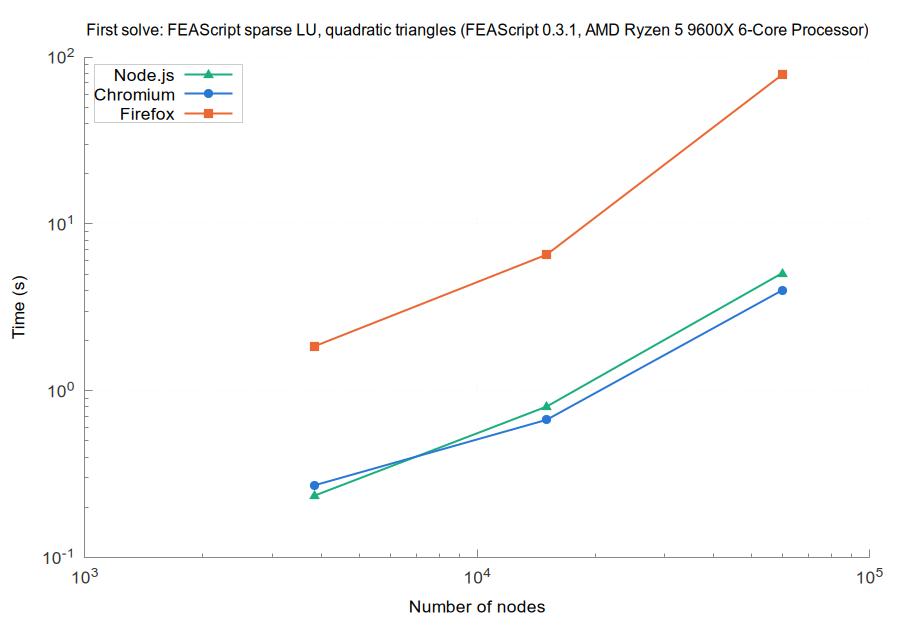

The gnuplot source for this figure:
set terminal pngcairo size 900,620 font 'Arial,13'
set border 3 lc rgb '#888888'; set tics nomirror tc rgb '#333333'
set grid lc rgb '#e6e6e6' lw 1; set key top left box lc rgb '#cccccc' opaque
set logscale xy; set format y '10^{%L}'; set format x '10^{%L}'
set output 'browsers_FEAScript_sparse_LU_quadratic_triangles_first.png'
set title 'First solve: FEAScript sparse LU, quadratic triangles (FEAScript 0.3.1, AMD Ryzen 5 9600X 6-Core Processor)' font 'Arial,12'
set xlabel 'Number of nodes'
set ylabel 'Time (s)'
plot 'browsers_FEAScript_sparse_LU_quadratic_triangles_first_node.dat' u 1:2 w lp lw 2 pt 9 ps 1.2 lc rgb '#1baf7a' t 'Node.js', \
     'browsers_FEAScript_sparse_LU_quadratic_triangles_first_chromium.dat' u 1:2 w lp lw 2 pt 7 ps 1.2 lc rgb '#2a78d6' t 'Chromium', \
     'browsers_FEAScript_sparse_LU_quadratic_triangles_first_firefox.dat' u 1:2 w lp lw 2 pt 5 ps 1.2 lc rgb '#eb6834' t 'Firefox'
